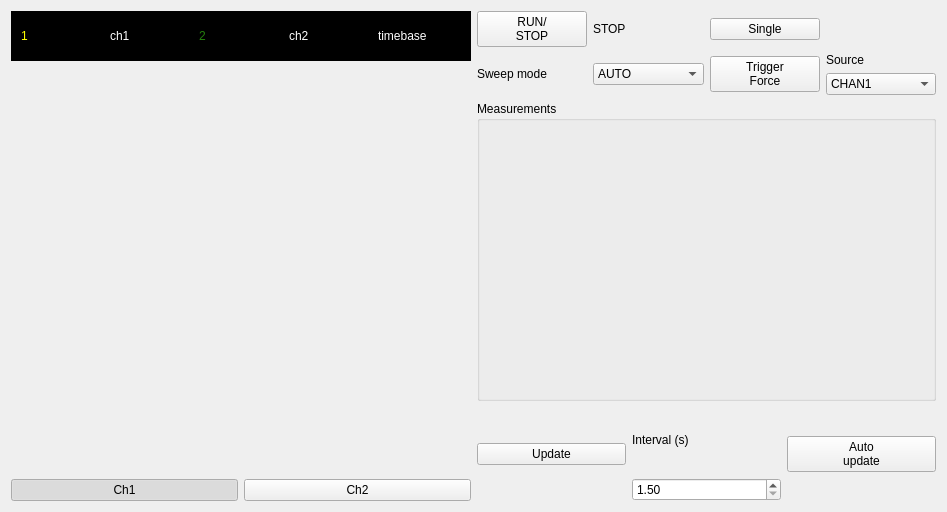
<?xml version="1.0" encoding="UTF-8"?>
<ui version="4.0">
 <class>OscilloscopeWidget</class>
 <widget class="QWidget" name="OscilloscopeWidget">
  <property name="geometry">
   <rect>
    <x>0</x>
    <y>0</y>
    <width>947</width>
    <height>512</height>
   </rect>
  </property>
  <property name="windowTitle">
   <string>Oscilloscope</string>
  </property>
  <layout class="QGridLayout" name="gridLayout_3">
   <item row="2" column="1">
    <layout class="QGridLayout" name="gridLayout_2">
     <item row="0" column="2">
      <widget class="QLabel" name="label">
       <property name="text">
        <string>Interval (s)</string>
       </property>
      </widget>
     </item>
     <item row="0" column="3" rowspan="2">
      <widget class="QPushButton" name="autoUpdateButton">
       <property name="text">
        <string>Auto
update</string>
       </property>
       <property name="checkable">
        <bool>true</bool>
       </property>
      </widget>
     </item>
     <item row="1" column="2">
      <widget class="QDoubleSpinBox" name="updateIntervalSpinBox">
       <property name="minimum">
        <double>1.500000000000000</double>
       </property>
       <property name="maximum">
        <double>100.000000000000000</double>
       </property>
       <property name="singleStep">
        <double>0.500000000000000</double>
       </property>
      </widget>
     </item>
     <item row="0" column="1" rowspan="2">
      <widget class="QPushButton" name="updateButton">
       <property name="text">
        <string>Update</string>
       </property>
      </widget>
     </item>
    </layout>
   </item>
   <item row="0" column="0" rowspan="3">
    <layout class="QVBoxLayout" name="verticalLayout">
     <item>
      <widget class="QFrame" name="frame">
       <property name="enabled">
        <bool>false</bool>
       </property>
       <property name="sizePolicy">
        <sizepolicy hsizetype="Preferred" vsizetype="Minimum">
         <horstretch>0</horstretch>
         <verstretch>0</verstretch>
        </sizepolicy>
       </property>
       <property name="maximumSize">
        <size>
         <width>16777215</width>
         <height>50</height>
        </size>
       </property>
       <property name="styleSheet">
        <string notr="true">background-color: rgb(0, 0, 0);</string>
       </property>
       <property name="frameShape">
        <enum>QFrame::StyledPanel</enum>
       </property>
       <property name="frameShadow">
        <enum>QFrame::Raised</enum>
       </property>
       <layout class="QHBoxLayout" name="horizontalLayout_3">
        <item>
         <widget class="QLabel" name="ch1Label">
          <property name="enabled">
           <bool>false</bool>
          </property>
          <property name="styleSheet">
           <string notr="true">color: rgb(255, 255, 0);</string>
          </property>
          <property name="text">
           <string>1</string>
          </property>
          <property name="textFormat">
           <enum>Qt::AutoText</enum>
          </property>
         </widget>
        </item>
        <item>
         <widget class="QLabel" name="ch1Y">
          <property name="styleSheet">
           <string notr="true">color: rgb(255, 255, 255);</string>
          </property>
          <property name="text">
           <string>ch1</string>
          </property>
         </widget>
        </item>
        <item>
         <widget class="QLabel" name="ch2Label">
          <property name="styleSheet">
           <string notr="true">color: rgb(36, 127, 13);</string>
          </property>
          <property name="text">
           <string>2</string>
          </property>
          <property name="textFormat">
           <enum>Qt::AutoText</enum>
          </property>
         </widget>
        </item>
        <item>
         <widget class="QLabel" name="ch2Y">
          <property name="styleSheet">
           <string notr="true">color: rgb(255, 255, 255);</string>
          </property>
          <property name="text">
           <string>ch2</string>
          </property>
         </widget>
        </item>
        <item>
         <widget class="QLabel" name="timebase">
          <property name="enabled">
           <bool>false</bool>
          </property>
          <property name="styleSheet">
           <string notr="true">color: rgb(255, 255, 255);</string>
          </property>
          <property name="text">
           <string>timebase</string>
          </property>
         </widget>
        </item>
       </layout>
      </widget>
     </item>
     <item>
      <widget class="QWidget" name="widget" native="true">
       <property name="minimumSize">
        <size>
         <width>400</width>
         <height>300</height>
        </size>
       </property>
       <property name="maximumSize">
        <size>
         <width>16777215</width>
         <height>16777215</height>
        </size>
       </property>
      </widget>
     </item>
     <item>
      <layout class="QHBoxLayout" name="buttonLayout">
       <property name="sizeConstraint">
        <enum>QLayout::SetMinimumSize</enum>
       </property>
       <item>
        <widget class="QPushButton" name="pushButton_Ch1">
         <property name="text">
          <string>Ch1</string>
         </property>
         <property name="checkable">
          <bool>true</bool>
         </property>
         <property name="checked">
          <bool>true</bool>
         </property>
        </widget>
       </item>
       <item>
        <widget class="QPushButton" name="pushButton_Ch2">
         <property name="text">
          <string>Ch2</string>
         </property>
         <property name="checkable">
          <bool>true</bool>
         </property>
         <property name="checked">
          <bool>false</bool>
         </property>
        </widget>
       </item>
      </layout>
     </item>
    </layout>
   </item>
   <item row="1" column="1">
    <widget class="QGroupBox" name="groupBox_2">
     <property name="minimumSize">
      <size>
       <width>0</width>
       <height>300</height>
      </size>
     </property>
     <property name="title">
      <string>Measurements</string>
     </property>
     <layout class="QGridLayout" name="gridLayout_4">
      <item row="0" column="0">
       <widget class="QLabel" name="MeasurementLabel">
        <property name="text">
         <string/>
        </property>
       </widget>
      </item>
      <item row="1" column="0">
       <widget class="QLabel" name="label_5">
        <property name="text">
         <string/>
        </property>
       </widget>
      </item>
     </layout>
    </widget>
   </item>
   <item row="0" column="1">
    <layout class="QGridLayout" name="gridLayout">
     <item row="0" column="3">
      <widget class="QLabel" name="triggerStatus">
       <property name="text">
        <string/>
       </property>
      </widget>
     </item>
     <item row="1" column="3">
      <layout class="QVBoxLayout" name="verticalLayout_3">
       <item>
        <widget class="QLabel" name="label_4">
         <property name="text">
          <string>Source</string>
         </property>
        </widget>
       </item>
       <item>
        <widget class="QComboBox" name="triggerSourceComboBox">
         <item>
          <property name="text">
           <string>CHAN1</string>
          </property>
         </item>
         <item>
          <property name="text">
           <string>CHAN2</string>
          </property>
         </item>
         <item>
          <property name="text">
           <string>EXT</string>
          </property>
         </item>
        </widget>
       </item>
      </layout>
     </item>
     <item row="0" column="0">
      <widget class="QPushButton" name="runStopButton">
       <property name="text">
        <string>RUN/
STOP</string>
       </property>
       <property name="checkable">
        <bool>true</bool>
       </property>
       <property name="checked">
        <bool>false</bool>
       </property>
      </widget>
     </item>
     <item row="0" column="1">
      <widget class="QLabel" name="runStopStatus">
       <property name="text">
        <string>STOP</string>
       </property>
      </widget>
     </item>
     <item row="0" column="2">
      <widget class="QPushButton" name="singleButton">
       <property name="text">
        <string>Single</string>
       </property>
       <property name="checkable">
        <bool>true</bool>
       </property>
      </widget>
     </item>
     <item row="1" column="0">
      <layout class="QVBoxLayout" name="verticalLayout_2">
       <item>
        <widget class="QLabel" name="label_3">
         <property name="text">
          <string>Sweep mode</string>
         </property>
        </widget>
       </item>
      </layout>
     </item>
     <item row="1" column="2">
      <widget class="QPushButton" name="triggerForceButton">
       <property name="text">
        <string>Trigger
Force</string>
       </property>
      </widget>
     </item>
     <item row="1" column="1">
      <widget class="QComboBox" name="sweepModeComboBox">
       <item>
        <property name="text">
         <string>AUTO</string>
        </property>
       </item>
       <item>
        <property name="text">
         <string>NORM</string>
        </property>
       </item>
      </widget>
     </item>
    </layout>
   </item>
  </layout>
 </widget>
 <resources/>
 <connections>
  <connection>
   <sender>updateButton</sender>
   <signal>clicked()</signal>
   <receiver>OscilloscopeWidget</receiver>
   <slot>updatePlot()</slot>
   <hints>
    <hint type="sourcelabel">
     <x>457</x>
     <y>371</y>
    </hint>
    <hint type="destinationlabel">
     <x>394</x>
     <y>240</y>
    </hint>
   </hints>
  </connection>
  <connection>
   <sender>runStopButton</sender>
   <signal>clicked(bool)</signal>
   <receiver>OscilloscopeWidget</receiver>
   <slot>runStop()</slot>
   <hints>
    <hint type="sourcelabel">
     <x>459</x>
     <y>123</y>
    </hint>
    <hint type="destinationlabel">
     <x>394</x>
     <y>240</y>
    </hint>
   </hints>
  </connection>
  <connection>
   <sender>sweepModeComboBox</sender>
   <signal>activated(QString)</signal>
   <receiver>OscilloscopeWidget</receiver>
   <slot>sweepModeChanged()</slot>
   <hints>
    <hint type="sourcelabel">
     <x>465</x>
     <y>177</y>
    </hint>
    <hint type="destinationlabel">
     <x>394</x>
     <y>240</y>
    </hint>
   </hints>
  </connection>
  <connection>
   <sender>triggerForceButton</sender>
   <signal>clicked()</signal>
   <receiver>OscilloscopeWidget</receiver>
   <slot>triggerForced()</slot>
   <hints>
    <hint type="sourcelabel">
     <x>560</x>
     <y>168</y>
    </hint>
    <hint type="destinationlabel">
     <x>394</x>
     <y>240</y>
    </hint>
   </hints>
  </connection>
  <connection>
   <sender>triggerSourceComboBox</sender>
   <signal>activated(QString)</signal>
   <receiver>OscilloscopeWidget</receiver>
   <slot>triggerSourceChanged(QString)</slot>
   <hints>
    <hint type="sourcelabel">
     <x>654</x>
     <y>177</y>
    </hint>
    <hint type="destinationlabel">
     <x>394</x>
     <y>240</y>
    </hint>
   </hints>
  </connection>
  <connection>
   <sender>singleButton</sender>
   <signal>clicked()</signal>
   <receiver>OscilloscopeWidget</receiver>
   <slot>single()</slot>
   <hints>
    <hint type="sourcelabel">
     <x>601</x>
     <y>123</y>
    </hint>
    <hint type="destinationlabel">
     <x>394</x>
     <y>240</y>
    </hint>
   </hints>
  </connection>
  <connection>
   <sender>autoUpdateButton</sender>
   <signal>clicked(bool)</signal>
   <receiver>OscilloscopeWidget</receiver>
   <slot>autoUpdate(bool)</slot>
   <hints>
    <hint type="sourcelabel">
     <x>641</x>
     <y>379</y>
    </hint>
    <hint type="destinationlabel">
     <x>366</x>
     <y>226</y>
    </hint>
   </hints>
  </connection>
 </connections>
 <slots>
  <slot>openDevice()</slot>
  <slot>updatePlot()</slot>
  <slot>runStop()</slot>
  <slot>single()</slot>
  <slot>sweepModeChanged(QString)</slot>
  <slot>triggerForced()</slot>
  <slot>triggerSourceChanged(QString)</slot>
  <slot>autoUpdate(bool)</slot>
 </slots>
</ui>
